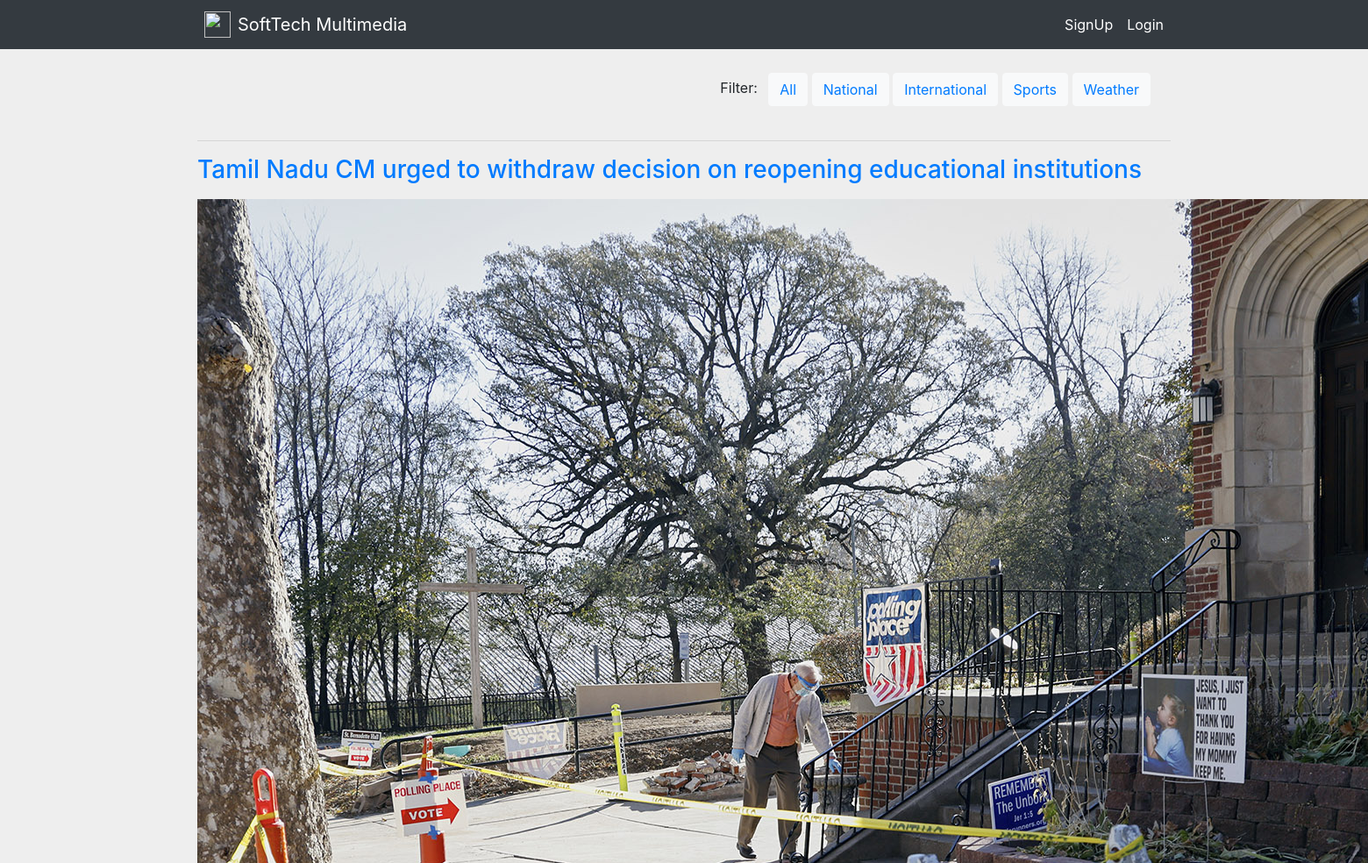
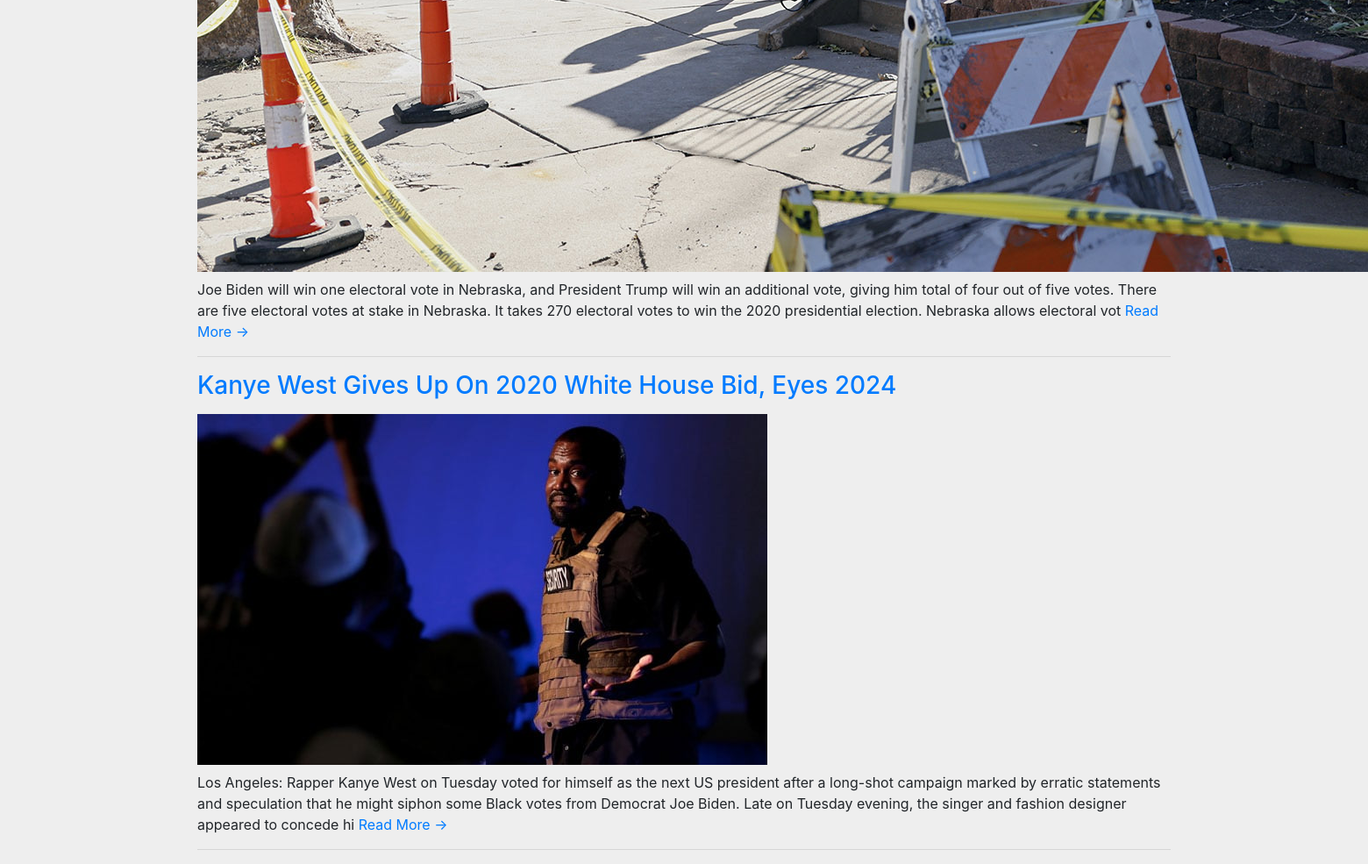
The app's page /?category=2 with its own data (2 pictures, top to bottom).
### newsfeed/models.py (models this page shows, shortened)
class Category(models.Model):
    name = models.CharField(max_length=50)
    @staticmethod
    def get_all_category():
        return Category.objects.all()

class News(models.Model):
    title = models.CharField(max_length=255)
    body = models.TextField()
    slug = models.SlugField(max_length=200, unique=True)
    image = models.ImageField(upload_to='uploads/images/')
    category = models.ForeignKey(Category, on_delete=models.CASCADE, default=1)
    @staticmethod
    def get_all_products_by_categoryid(category_id):
        if category_id:
            return News.objects.filter(category=category_id)
        else:
            return News.get_all_news()

### newsfeed/views.py (the view)
# urls.py: path('', views.index, name='index'),
def index(request):
    news = None
    categories = Category.get_all_category()
    categoryID = request.GET.get('category')
    if categoryID:
        news = News.get_all_products_by_categoryid(categoryID)
    else:
        news = News.get_all_news()
    data = {}
    data['news'] = news
    data['categories'] = categories
    return render(request, 'newsfeed/index.html', data)

### templates/newsfeed/index.html
{% extends 'base.html' %}
{% block content %}
    <div class="container d-flex">
        <div class="filter ml-auto p-2">
            <label for="cars" class="mx-2 my-4">Filter:</label>
            <button class="btn btn-light">
                <a href="/">All</a>
            </button>
            {% for category in categories %}
                <button class="btn btn-light">
                    <a href="/?category={{ category.id }}">{{ category.name }}</a>
                </button>
            {% endfor %}
        </div>
    </div>
    <hr>
    {% for new in news %}
        <h3><a href="{% url 'post_details' new.pk %}">{{ new.title }}</a></h3>
        <img src="{{ new.image.url }}" class="full-width-image my-2" alt="image">
        <p>{{ new.body|slice:":300"|safe }} <a href="{% url 'post_details' new.id %}">Read More &rarr;</a></p>
        <hr>
    {% endfor %}
{% endblock content %}

### records on screen
Category: name "National"
Category: name "International"
Category: name "Sports"
Category: name "Weather"
News: title "Tamil Nadu CM urged to withdraw decision on reopening educational institutions", image (picture), body "Joe Biden will win one electoral vote in Nebraska, and President Trump will win an additional vote, giving him total of four out of five votes. There are five electoral votes at stake in Nebraska. It takes 270 electoral votes to win the 2020 presidential election. Nebraska allows electoral vot"
News: title "Kanye West Gives Up On 2020 White House Bid, Eyes 2024", image (picture), body "Los Angeles: Rapper Kanye West on Tuesday voted for himself as the next US president after a long-shot campaign marked by erratic statements and speculation that he might siphon some Black votes from Democrat Joe Biden. Late on Tuesday evening, the singer and fashion designer appeared to concede hi"
